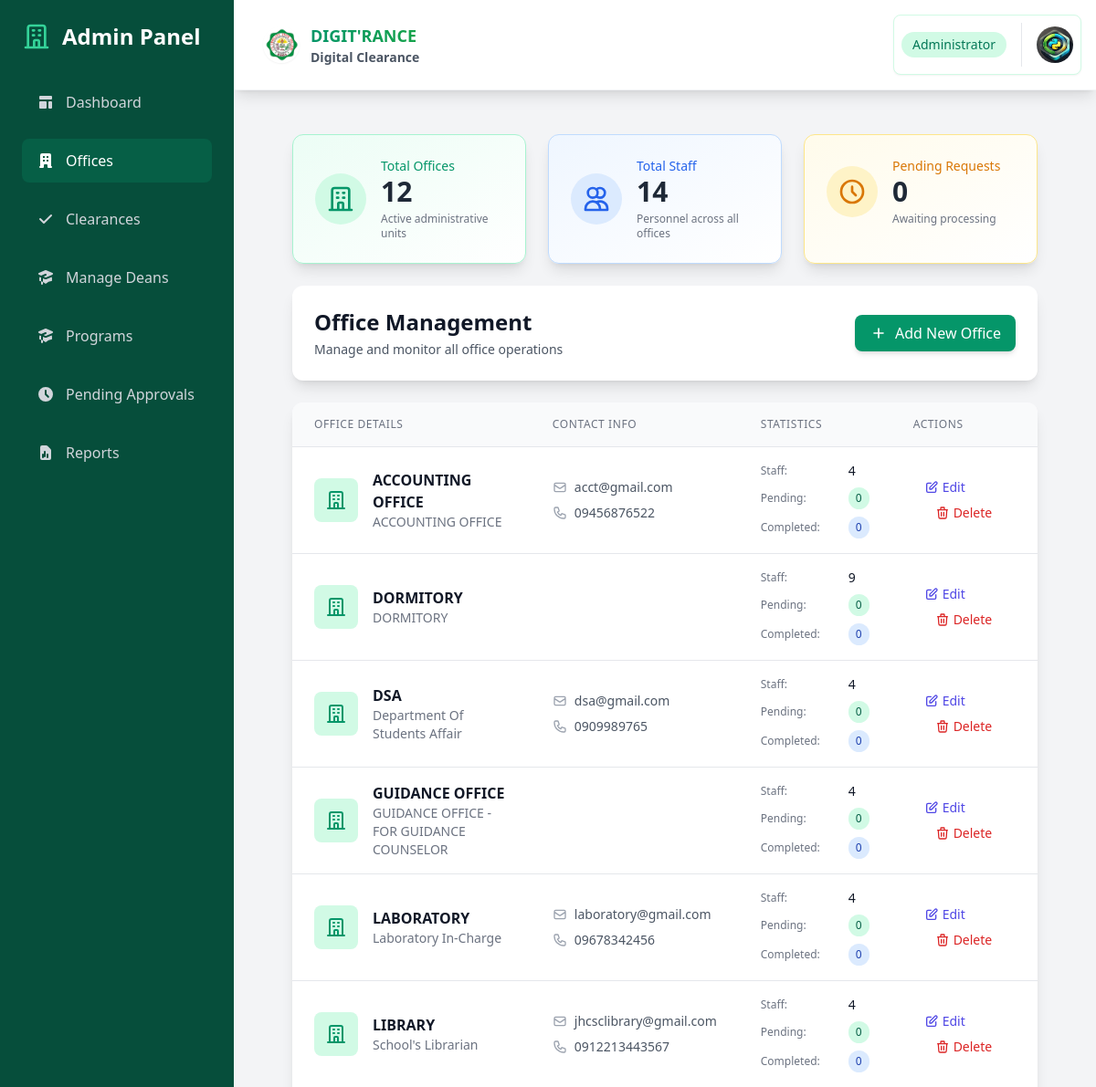
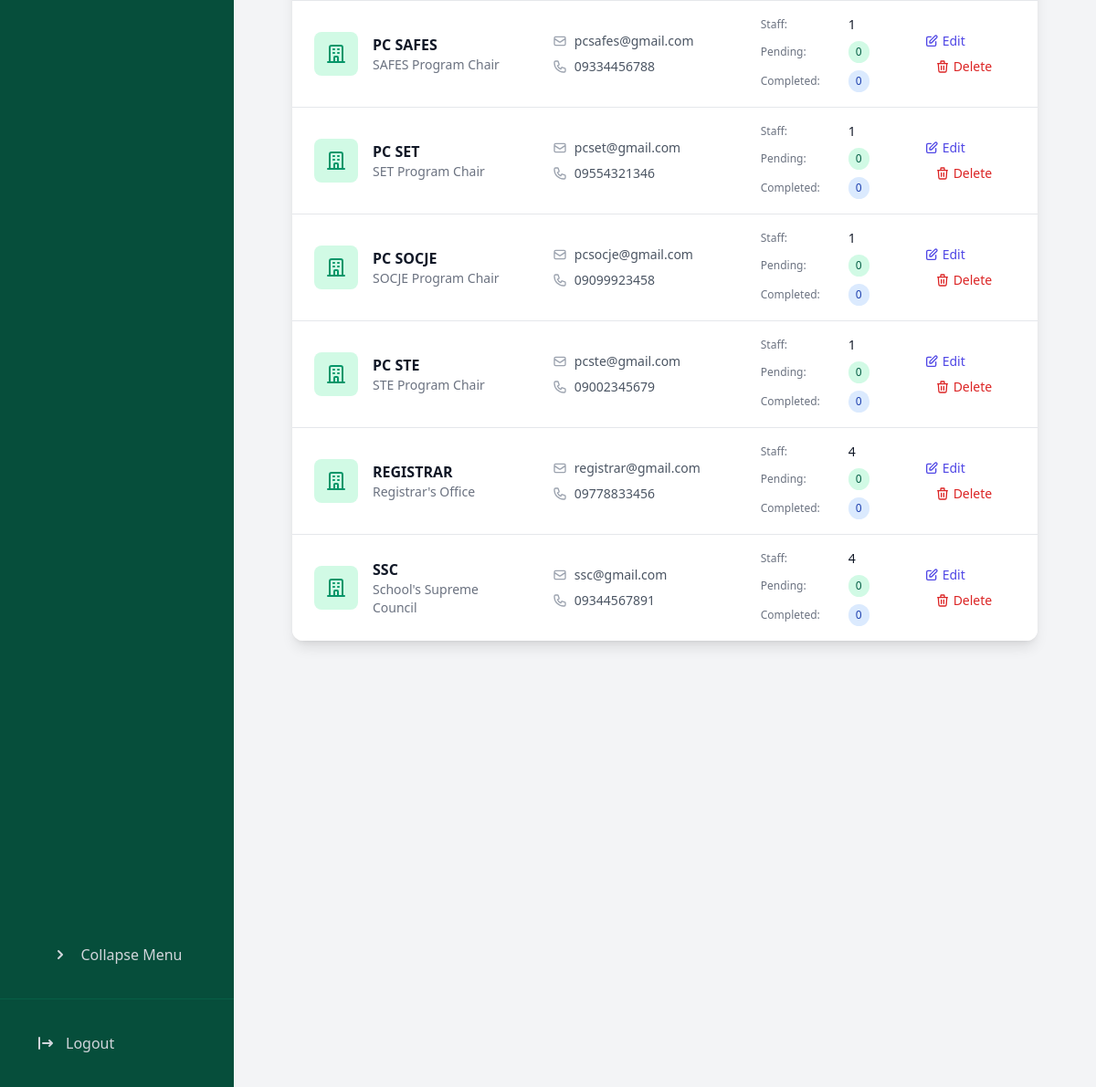
Page /dashboard/admin/offices/ (signed in) on the committed database (2 pictures, top to bottom).
### core/models.py (models this page shows, shortened)
class Office(models.Model):
    OFFICE_TYPES = [
        ('SET', 'SET'),
        ('STE', 'STE'),
        ('SOCJE', 'SOCJE'),
        ('SAFES', 'SAFES'),
        ('SSB SET', 'SSB SET'),
        ('SSB STE', 'SSB STE'),
        ('SSB SOCJE', 'SSB SOCJE'),
        ('SSB SAFES', 'SSB SAFES'),
        ('OTHER', 'OTHER'),
    ]
    name = models.CharField(max_length=255, unique=True)
    office_type = models.CharField(max_length=50, choices=OFFICE_TYPES, default='OTHER')
    affiliated_dean = models.ForeignKey(Dean, on_delete=models.SET_NULL, null=True, blank=True)
    description = models.TextField(blank=True, null=True)
    location = models.CharField(max_length=255, blank=True, null=True)
    contact_number = models.CharField(max_length=50, blank=True, null=True)
    email = models.EmailField(blank=True, null=True)
    created_at = models.DateTimeField(auto_now_add=True)

### core/views.py (the view, shortened to what this page needs)
# urls.py: path('dashboard/admin/offices/', views.admin_offices, name='admin_offices'),
@login_required
@user_passes_test(lambda u: u.is_superuser)
def admin_offices(request):
    offices = Office.objects.annotate(
        staff_count=Count('staff'),
        pending_requests=Count('clearance_requests', filter=Q(clearance_requests__status='pending')),
        completed_requests=Count('clearance_requests', filter=Q(clearance_requests__status='completed')),
        total_requests=Count('clearance_requests')
    ).order_by('name')
    return render(request, 'admin/offices.html', {
        'offices': offices,
        'total_offices': offices.count(),
        'total_staff': Staff.objects.count(),
        'total_pending_requests': sum(office.pending_requests for office in offices),
    })

### core/models.py (called while the page is built)
    def get_profile_picture_url(self):
        return self.profile_picture.url if self.profile_picture else static('img/default-profile.png')

### templates/admin/offices.html (shortened to what this page needs)
{% extends 'admin/base_admin.html' %}
{% block admin_content %}
<div class="space-y-6">
    <div class="grid grid-cols-1 md:grid-cols-3 gap-6">
        <div class="bg-gradient-to-br from-emerald-50 to-white rounded-xl shadow-lg p-6 border border-emerald-200 transform hover:scale-105 transition-all duration-300">
            <div class="flex items-center">
                <div class="p-3 rounded-full bg-emerald-100 mr-4">
                    <svg class="w-8 h-8 text-emerald-600" fill="none" stroke="currentColor" viewBox="0 0 24 24">
                        <path stroke-linecap="round" stroke-linejoin="round" stroke-width="2" d="M19 21V5a2 2 0 00-2-2H7a2 2 0 00-2 2v16m14 0h2m-2 0h-5m-9 0H3m2 0h5M9 7h1m-1 4h1m4-4h1m-1 4h1m-5 10v-5a1 1 0 011-1h2a1 1 0 011 1v5m-4 0h4"/>
                    </svg>
                </div>
                <div>
                    <p class="text-sm font-medium text-emerald-600">Total Offices</p>
                    <h3 class="text-3xl font-bold text-gray-800">{{ total_offices }}</h3>
                    <p class="text-xs text-gray-500 mt-1">Active administrative units</p>
                </div>
            </div>
        </div>
        <div class="bg-gradient-to-br from-blue-50 to-white rounded-xl shadow-lg p-6 border border-blue-200 transform hover:scale-105 transition-all duration-300">
            <div class="flex items-center">
                <div class="p-3 rounded-full bg-blue-100 mr-4">
                    <svg class="w-8 h-8 text-blue-600" fill="none" stroke="currentColor" viewBox="0 0 24 24">
                        <path stroke-linecap="round" stroke-linejoin="round" stroke-width="2" d="M12 4.354a4 4 0 110 5.292M15 21H3v-1a6 6 0 0112 0v1zm0 0h6v-1a6 6 0 00-9-5.197M13 7a4 4 0 11-8 0 4 4 0 018 0z"/>
                    </svg>
                </div>
                <div>
                    <p class="text-sm font-medium text-blue-600">Total Staff</p>
                    <h3 class="text-3xl font-bold text-gray-800">{{ total_staff }}</h3>
                    <p class="text-xs text-gray-500 mt-1">Personnel across all offices</p>
                </div>
            </div>
        </div>
        <div class="bg-gradient-to-br from-amber-50 to-white rounded-xl shadow-lg p-6 border border-amber-200 transform hover:scale-105 transition-all duration-300">
            <div class="flex items-center">
                <div class="p-3 rounded-full bg-amber-100 mr-4">
                    <svg class="w-8 h-8 text-amber-600" fill="none" stroke="currentColor" viewBox="0 0 24 24">
                        <path stroke-linecap="round" stroke-linejoin="round" stroke-width="2" d="M12 8v4l3 3m6-3a9 9 0 11-18 0 9 9 0 0118 0z"/>
                    </svg>
                </div>
                <div>
                    <p class="text-sm font-medium text-amber-600">Pending Requests</p>
                    <h3 class="text-3xl font-bold text-gray-800">{{ total_pending_requests }}</h3>
                    <p class="text-xs text-gray-500 mt-1">Awaiting processing</p>
                </div>
            </div>
        </div>
    </div>
    <div class="bg-white rounded-xl shadow-lg p-6">
        <div class="flex justify-between items-center">
            <div>
                <h2 class="text-2xl font-bold text-gray-900">Office Management</h2>
                <p class="text-sm text-gray-600 mt-1">Manage and monitor all office operations</p>
            </div>
            <button onclick="openAddOfficeModal()"
                    class="inline-flex items-center px-4 py-2 bg-emerald-600 text-white rounded-lg hover:bg-emerald-700 transition-all duration-200 transform hover:scale-105 shadow-md">
                <svg class="w-5 h-5 mr-2" fill="none" stroke="currentColor" viewBox="0 0 24 24">
                    <path stroke-linecap="round" stroke-linejoin="round" stroke-width="2" d="M12 6v6m0 0v6m0-6h6m-6 0H6"/>
                </svg>
                Add New Office
            </button>
        </div>
    </div>
    <div class="bg-white rounded-xl shadow-lg overflow-hidden">
        <div class="overflow-x-auto">
            <table class="min-w-full divide-y divide-gray-200">
                <thead class="bg-gray-50">
                    <tr>
                        <th scope="col" class="px-6 py-4 text-left text-xs font-medium text-gray-500 uppercase tracking-wider">Office Details</th>
                        <th scope="col" class="px-6 py-4 text-left text-xs font-medium text-gray-500 uppercase tracking-wider">Contact Info</th>
                        <th scope="col" class="px-6 py-4 text-left text-xs font-medium text-gray-500 uppercase tracking-wider">Statistics</th>
                        <th scope="col" class="px-6 py-4 text-left text-xs font-medium text-gray-500 uppercase tracking-wider">Actions</th>
                    </tr>
                </thead>
                <tbody class="bg-white divide-y divide-gray-200">
                    {% for office in offices %}
                    <tr class="hover:bg-gray-50 transition-colors duration-200">
                        <td class="px-6 py-4">
                            <div class="flex items-center">
                                <div class="flex-shrink-0 h-12 w-12 bg-emerald-100 rounded-lg flex items-center justify-center">
                                    <svg class="h-6 w-6 text-emerald-600" fill="none" stroke="currentColor" viewBox="0 0 24 24">
                                        <path stroke-linecap="round" stroke-linejoin="round" stroke-width="2" d="M19 21V5a2 2 0 00-2-2H7a2 2 0 00-2 2v16m14 0h2m-2 0h-5m-9 0H3m2 0h5M9 7h1m-1 4h1m4-4h1m-1 4h1m-5 10v-5a1 1 0 011-1h2a1 1 0 011 1v5m-4 0h4"/>
                                    </svg>
                                </div>
                                <div class="ml-4">
                                    <div class="text-base font-semibold text-gray-900">{{ office.name }}</div>
                                    {% if office.description %}
                                    <div class="text-sm text-gray-500">{{ office.description }}</div>
                                    {% endif %}
                                </div>
                            </div>
                        </td>
                        <td class="px-6 py-4">
                            {% if office.email or office.contact_number %}
                            <div class="space-y-2">
                                {% if office.email %}
                                <div class="flex items-center text-sm text-gray-600">
                                    <svg class="w-4 h-4 mr-2 text-gray-400" fill="none" stroke="currentColor" viewBox="0 0 24 24">
                                        <path stroke-linecap="round" stroke-linejoin="round" stroke-width="2" d="M3 8l7.89 5.26a2 2 0 002.22 0L21 8M5 19h14a2 2 0 002-2V7a2 2 0 00-2-2H5a2 2 0 00-2 2v10a2 2 0 002 2z"/>
                                    </svg>
                                    <span class="hover:text-emerald-600 transition-colors duration-200">{{ office.email }}</span>
                                </div>
                                {% endif %}
                                {% if office.contact_number %}
                                <div class="flex items-center text-sm text-gray-600">
                                    {{ office.contact_number }}
                                </div>
                                {% endif %}
                            </div>
                            {% endif %}
                        </td>
                        <td class="px-6 py-4">
                            <div class="space-y-2">
                                <div class="flex items-center">
                                    <div class="w-24 text-xs text-gray-500">Staff:</div>
                                    <span class="text-sm font-medium text-gray-900">{{ office.staff_count }}</span>
                                </div>
                                <div class="flex items-center">
                                    <div class="w-24 text-xs text-gray-500">Pending:</div>
                                    <span class="px-2 py-1 text-xs font-medium rounded-full {% if office.pending_requests > 0 %}bg-amber-100 text-amber-800{% else %}bg-emerald-100 text-emerald-800{% endif %}">
                                        {{ office.pending_requests }}
                                    </span>
                                </div>
                                <div class="flex items-center">
                                    <div class="w-24 text-xs text-gray-500">Completed:</div>
                                    <span class="px-2 py-1 text-xs font-medium rounded-full bg-blue-100 text-blue-800">
                                        {{ office.completed_requests }}
                                    </span>
                                </div>
                            </div>
                        </td>
                        <td class="px-6 py-4 text-sm font-medium space-x-3">
                            <button onclick="editOffice('{{ office.id }}')"
                                    class="text-indigo-600 hover:text-indigo-900 inline-flex items-center hover:bg-indigo-50 px-3 py-1 rounded-md transition-colors duration-200">
                                <svg class="w-4 h-4 mr-1" fill="none" stroke="currentColor" viewBox="0 0 24 24">
                                    <path stroke-linecap="round" stroke-linejoin="round" stroke-width="2" d="M11 5H6a2 2 0 00-2 2v11a2 2 0 002 2h11a2 2 0 002-2v-5m-1.414-9.414a2 2 0 112.828 2.828L11.828 15H9v-2.828l8.586-8.586z"/>
                                </svg>
                                Edit
                            </button>
                            <button onclick="deleteOffice('{{ office.id }}', '{{ office.name|escapejs }}')"
                                    class="text-red-600 hover:text-red-900 inline-flex items-center hover:bg-red-50 px-3 py-1 rounded-md transition-colors duration-200">
                                <svg class="w-4 h-4 mr-1" fill="none" stroke="currentColor" viewBox="0 0 24 24">
                                    <path stroke-linecap="round" stroke-linejoin="round" stroke-width="2" d="M19 7l-.867 12.142A2 2 0 0116.138 21H7.862a2 2 0 01-1.995-1.858L5 7m5 4v6m4-6v6m1-10V4a1 1 0 00-1-1h-4a1 1 0 00-1 1v3M4 7h16"/>
                                </svg>
                                Delete
                            </button>
                        </td>
                    </tr>
                    {% endfor %}
                </tbody>
            </table>
        </div>
    </div>
</div>
{% endblock %}

### rows in the picture
Office: name "ACCOUNTING OFFICE", description "ACCOUNTING OFFICE", email "acct@gmail.com", contact_number "09456876522", staff_count "4", pending_requests "0", completed_requests "0"
Office: name "DORMITORY", description "DORMITORY", staff_count "9", pending_requests "0", completed_requests "0"
Office: name "DSA", description "Department Of Students Affair", email "dsa@gmail.com", contact_number "0909989765", staff_count "4", pending_requests "0", completed_requests "0"
Office: name "GUIDANCE OFFICE", description "GUIDANCE OFFICE - FOR GUIDANCE COUNSELOR", staff_count "4", pending_requests "0", completed_requests "0"
Office: name "LABORATORY", description "Laboratory In-Charge", email "laboratory@gmail.com", contact_number "09678342456", staff_count "4", pending_requests "0", completed_requests "0"
Office: name "LIBRARY", description "School's Librarian", email "jhcsclibrary@gmail.com", contact_number "0912213443567", staff_count "4", pending_requests "0", completed_requests "0"
Office: name "PC SAFES", description "SAFES Program Chair", email "pcsafes@gmail.com", contact_number "09334456788", staff_count "1", pending_requests "0", completed_requests "0"
Office: name "PC SET", description "SET Program Chair", email "pcset@gmail.com", contact_number "09554321346", staff_count "1", pending_requests "0", completed_requests "0"
Office: name "PC SOCJE", description "SOCJE Program Chair", email "pcsocje@gmail.com", contact_number "09099923458", staff_count "1", pending_requests "0", completed_requests "0"
Office: name "PC STE", description "STE Program Chair", email "pcste@gmail.com", contact_number "09002345679", staff_count "1", pending_requests "0", completed_requests "0"
Office: name "REGISTRAR", description "Registrar's Office", email "registrar@gmail.com", contact_number "09778833456", staff_count "4", pending_requests "0", completed_requests "0"
Office: name "SSC", description "School's Supreme Council", email "ssc@gmail.com", contact_number "09344567891", staff_count "4", pending_requests "0", completed_requests "0"

### other values in the picture
{{ total_offices }} "12"
{{ total_staff }} "14"
{{ total_pending_requests }} "0"
